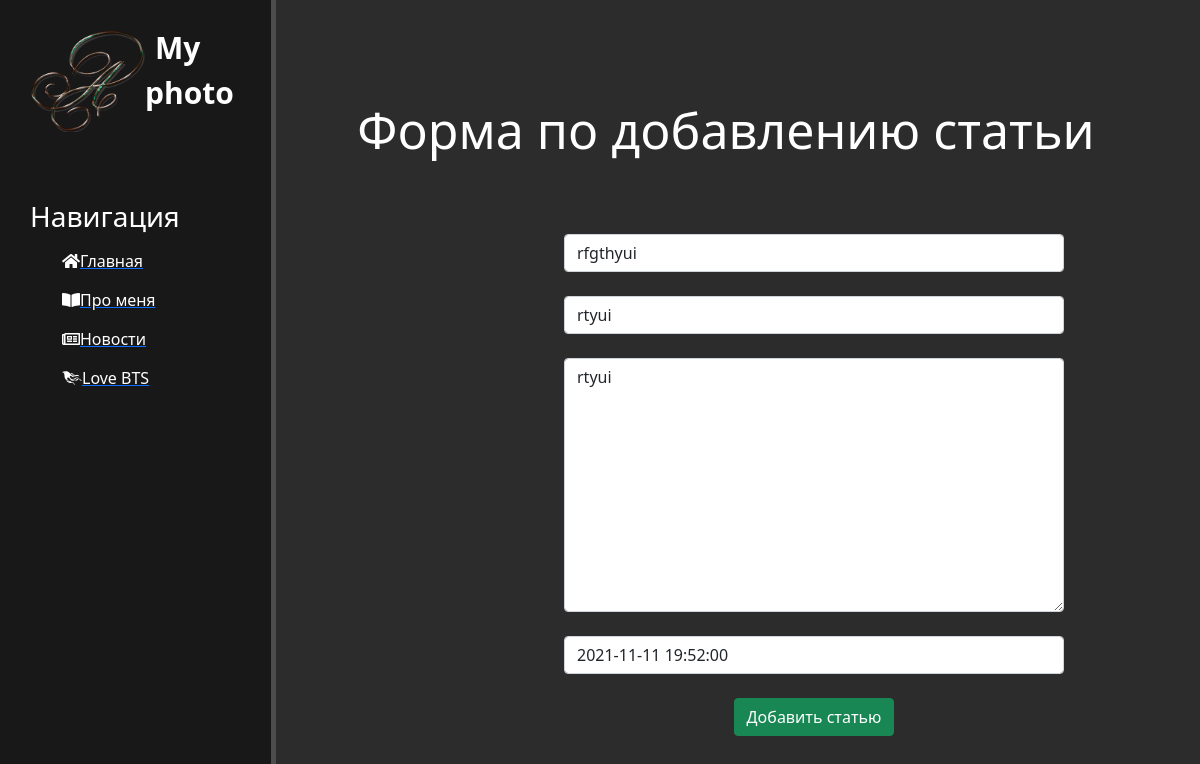
Page /news/12/update on the committed database.
### news/models.py (models this page shows, shortened)
class Articles (models.Model):
    title = models.CharField('Название', max_length=50)
    anons = models.CharField('Анонс', max_length=250)
    full_text = models.TextField('Статья')
    date = models.DateTimeField('Дата публикации')
    class Meta:
        verbose_name = 'Новость'
        verbose_name_plural = 'Новости'

### news/views.py (the view)
# urls.py: path('<int:pk>/update', views.NewsUpdateView.as_view(), name='news_update'),
class NewsUpdateView(UpdateView):
    model = Articles
    template_name = 'news/create.html'
    form_class = ArticlesForm

### news/forms.py
class ArticlesForm(ModelForm):
    class Meta:
        model = Articles
        fields = ['title', 'anons', 'full_text', 'date']
        widgets = {
            "title": TextInput (attrs={
                'class': 'form-control',
                'placeholder': 'Название статьи'
            }),
            "anons": TextInput(attrs={
                'class': 'form-control',
                'placeholder': 'Анонс статьи'
            }),
            "date": DateTimeInput(attrs={
                'class': 'form-control',
                'placeholder': 'Дата публикации'
            }),
            "full_text": Textarea(attrs={
                'class': 'form-control',
                'placeholder': 'Текст статьи'
            })
        }

### news/templates/news/create.html (shortened to what this page needs)
{% load static %}
<!doctype html>
<html lang="en">
<head>
    <link rel='stylesheet' href = 'https://cdn.jsdelivr.net/npm/bootstrap@5.1.3/dist/css/bootstrap.min.css'>
    <link rel='stylesheet' href = '{% static "main/css/main.css" %}'>
    <link rel='stylesheet' href= 'https://use.fontawesome.com/releases/v5.8.2/css/all.css' >
</head>
<body>
    <aside>
        <img src='{% static "main/img/Ya.png" %}' alt="Лого">
        <span class="logo">My photo</span>
        <h3>Навигация</h3>
        <ul>
            <a href='{% url "home" %}'><li><i class="fas fa-home"></i>Главная</li></a>
            <a href='{% url "about" %}'><li><i class="fas fa-book-open"></i>Про меня</li></a>
            <a href='{% url "news_home" %}'><li><i class="far fa-newspaper"></i>Новости</li></a>
            <a href='{% url "bts" %}'><li><i class="fab fa-phoenix-framework"></i>Love BTS</li></a>
        </ul>
    </aside>
    <main>
        <div class="features">
            <h1>Форма по добавлению статьи</h1>
            <form method="post">
                {% csrf_token %} <br>
                {{ form.title }} <br>
                {{ form.anons }} <br>
                {{ form.full_text }} <br>
                {{ form.date }} <br>
                <button class="btn btn-success" type="submit">Добавить статью</button>
            </form>
        </div>
    </main>
</body>
</html>

### main/static/main/css/main.css (style rules this page uses)
body { background: #2c2c2c; }
aside { float: left; background: #181818; width: 23%; padding: 2.5%; height: 100vh; color: #fff; border-right: 5px solid #4d4d4d; }
aside img { width: 115px; float: left; }
aside .logo { font-size: 30px; margin-left: 10px; font-weight: bold; position: relative; top: -5px; }
aside h3 { margin-top: 80px; font-size: 28px; }
aside ul { list-style: none }
aside ul li { color: #fff; display: block; margin-top: 15px; transition: transform .6s ease; }
main .features { float: left; color: white; margin-top: 100px; text-align: center; width: 75%; }
main .features h1 { font-size: 50px; }
form { margin-left: 32%; width: 500px; margin-top: 50px; }

### rows in the picture
Articles: title "rfgthyui", anons "rtyui", full_text "rtyui", date "2021-11-11 19:52:00"
